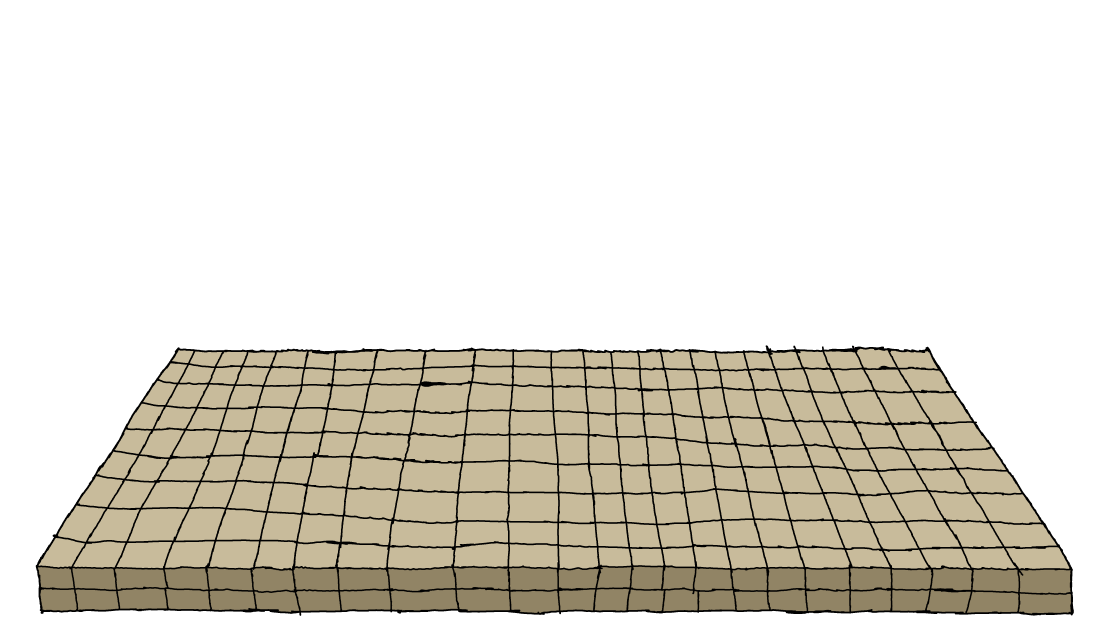
#> input picture assets-v2/beatemup-dungeon/coconut-elevador-01.png, 5525 x 3129 px, found by its file name (shown at 1/5 size)
$ python build-beat-elevador-defs.py
#> lines starting #> are read from the running program, lines starting #| are printed output that depends on the picture
#!/usr/bin/env python3
"""Cut the bookcase's ELEVATOR out of its three hand-drawn masters.

WHAT IT IS. The lift in level 3, the switchback climb of the comic-book
bookcase. It replaces the drawn trapezoid placeholder that shipped in
src/level3.js (`_drawSlab`) -- a slab in the belt's perspective, drawn rather
than illustrated, written to be thrown away the moment the real art arrived.
This is that art.

⚠️ THE THREE FILES ARE A BOIL, NOT AN ANIMATION WITH POSES. They are the same
platform drawn three times; nothing in them moves except the hand. So:

  * THEY ARE CROPPED TO ONE SHARED RECT, the union of all three, and they share
    ONE ANCHOR. Cropping each to its own bbox, or re-centring each on its own
    front edge, would cancel exactly the wobble the three drawings exist to
    produce -- the frames would line up perfectly and the boil would vanish.
    They were drawn in register in one 5525x3129 canvas; keep them there.
  * FRAME 0 IS `coconut-elevador-01` AND THAT MATTERS. A parked lift shows frame
    0 only and does not boil; the cycle runs while it is rising. So the source
    ORDER is load-bearing and not just a list. See level3.js `_liftFrame`.

⚠️ EACH MASTER CARRIES ONE STRAY 4px SPECK, at a different x in each file (3830,
4275, 1400) and a few px above the slab. A plain `getbbox()` takes them and the
crop gains ~10px of empty band at the top -- which lands directly on the anchor,
because the anchor is measured down from the crop. So rows and columns are kept
on the SPAN of their ink, not on whether they have any: under 20% of the widest
row is not part of a platform. Same speck-band trap the character cutter hit.

THE ANATOMY IS MEASURED, NOT DECLARED, and this is the point of the tool. The
placeholder carried the perspective as config (`backRatio`, `depthRel`,
`thickPx`) because a drawn trapezoid has to be told its shape. An illustrated one
already HAS a shape, so the numbers come out of the alpha and go in the JSON:

  frontW    the widest span -- the near lip, and the slab's nominal width
  backW     the span at the far edge; frontW/backW IS the drawn convergence
  topDepth  far edge down to the lip: the top face, what he stands on
  thick     the lip down to the bottom: the front face, what makes it a slab

level3.js sizes the whole thing off ONE knob (`CONFIG.LEVEL3.platform.widthPx`,
the drawn width of the near lip) and takes every other proportion from here, so
the drawing is never reshaped to fit a number -- the number picks a size and the
art keeps its own geometry.

THE ANCHOR IS THE FRONT LIP'S CENTRE, not bottom-centre like the mounds. The
belt puts a z at `topY + z`, and the lift's z is where its NEAR EDGE meets the
floor; the front face hangs below that line the way a fighter's body hangs above
it. Anchoring on the bottom of the image would sink it by the thickness.

Output (assets-v2/beatemup-dungeon/):
  elevador-game.png      packed atlas, three frames in a column
  elevador-sprites.json  { scale, frontW, backW, topDepth, thick, ax, ay, frames }
"""
import json
import os

import numpy as np
from PIL import Image

SRC = [
    'assets-v2/beatemup-dungeon/coconut-elevador-01.png',
    'assets-v2/beatemup-dungeon/coconut-elevador-02.png',
    'assets-v2/beatemup-dungeon/coconut-elevador-03.png',
]
OUT = 'assets-v2/beatemup-dungeon/elevador'
ALPHA = 40
SPECK = 0.20       # a row/col spanning under this fraction of the widest is dirt
PAD = 2

# ⚠️ A STORAGE SIZE, NOT THE DRAWN SIZE. What reaches the screen is set by
# `CONFIG.LEVEL3.platform.widthPx` and can be retuned without re-running this.
# All this has to do is be comfortably ABOVE the largest width that will ever be
# asked for, so the game only ever scales the atlas DOWN: 0.22 puts the near lip
# at ~1140px against a 1280 canvas, which is wider than the screen. The masters
# are 5525px, so even this is a 4.5x downscale and nothing is ever stretched.
SCALE = 0.22


def spans(mask):
    """Per-row ink span (max x - min x), 0 for empty rows."""
    out = np.zeros(mask.shape[0], dtype=int)
    for i, row in enumerate(mask):
        xs = np.nonzero(row)[0]
        if xs.size:
            out[i] = xs.max() - xs.min() + 1
    return out


def body(mask):
    """The slab's rect, with the stray specks left outside it. See the header."""
    rs = spans(mask)
    keep = np.nonzero(rs > SPECK * rs.max())[0]
    y0, y1 = int(keep.min()), int(keep.max())
    cols = np.nonzero(mask[y0:y1 + 1].any(axis=0))[0]
    return y0, y1, int(cols.min()), int(cols.max())


def main():
    masks, images = [], []
    for path in SRC:
        if not os.path.exists(path):
            raise SystemExit(f'missing {path}')
        im = Image.open(path).convert('RGBA')
#> im is the input picture: PIL image 5525x3129 RGBA; mean R, G, B, A 221, 216.3, 205, 89.1
        images.append(im)
        masks.append(np.array(im)[:, :, 3] > ALPHA)

    boxes = [body(m) for m in masks]
#> boxes = [(1737, 3077, 179, 5368), (1738, 3068, 178, 5375), (1736, 3071, 181, 5368)]
    # ONE rect for all three -- the union. See the header on the boil.
    y0 = min(b[0] for b in boxes)
#> y0 = 1736
    y1 = max(b[1] for b in boxes)
#> y1 = 3077
    x0 = min(b[2] for b in boxes)
#> x0 = 178
    x1 = max(b[3] for b in boxes)
#> x1 = 5375

    # The anatomy, averaged over the three drawings so no single wobble sets it.
    fw, bw, td, th, lipy, lipc = [], [], [], [], [], []
    for m, (by0, by1, _, _) in zip(masks, boxes):
        rs = spans(m)
        wide = rs.max()
        # The lip: the first row from the top that reaches the full width. Below
        # it the span stops growing, which is the front face.
        lip = int(np.nonzero(rs >= 0.995 * wide)[0].min())
        # ⚠️ `backW` IS READ JUST BELOW THE FAR EDGE, NOT ON IT. The top row is
        # where a hand-drawn line is raggedest and it disagrees wildly between
        # the three: 3753, 3459 and 2884px, which averages to a convergence of
        # 0.649 for a slab that plainly draws about 0.73. Two per cent down the
        # top face they read 3778 / 3774 / 3781 -- the same edge, measured off
        # its own fray.
        back = np.nonzero(m[by0 + max(1, int(0.02 * (lip - by0)))])[0]
        front = np.nonzero(m[lip])[0]
        fw.append(wide)
        bw.append(back.max() - back.min() + 1)
        td.append(lip - by0)
        th.append(by1 - lip)
        lipy.append(lip)
        lipc.append((front.min() + front.max()) / 2.0)
#> this loop made 3 passes
#> (by0, by1, wide, lip) on passes 1 to 3: (1737, 3077, 5182, 2811), (1738, 3068, 5184, 2815), (1736, 3071, 5180, 2818)
#> after the loop, bw = [3782, 3771, 3780]; fw = [5182, 5184, 5180]; lipc = [2767, 2767.5, 2764]; lipy = [2811, 2815, 2818]; td = [1074, 1077, 1082]; th = [266, 253, 253]

    def s(v):
        return float(np.mean(v)) * SCALE

    tiles = []
    for im in images:
        t = im.crop((x0, y0, x1 + 1, y1 + 1))
        tiles.append(t.resize((max(1, int(round(t.width * SCALE))),
                               max(1, int(round(t.height * SCALE)))),
                              Image.LANCZOS))
#> this loop made 3 passes
#> pass 1, in main, `t = im.crop((x0, y0, x1 + 1, y1 + 1))`:
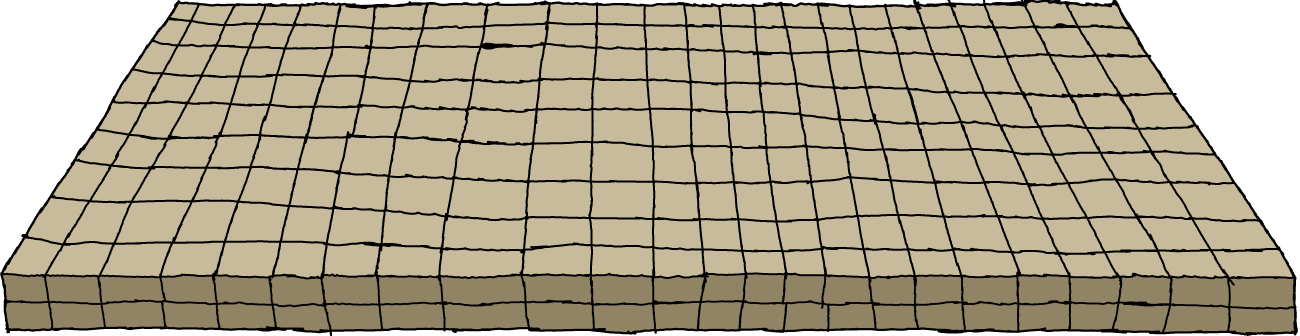
#> t: PIL image 5198x1342 RGBA (shown at 1/4 size); mean R, G, B, A 171, 159.6, 131.8, 220.7; transparent parts drawn white
#> pass 2, in main, `t = im.crop((x0, y0, x1 + 1, y1 + 1))`:
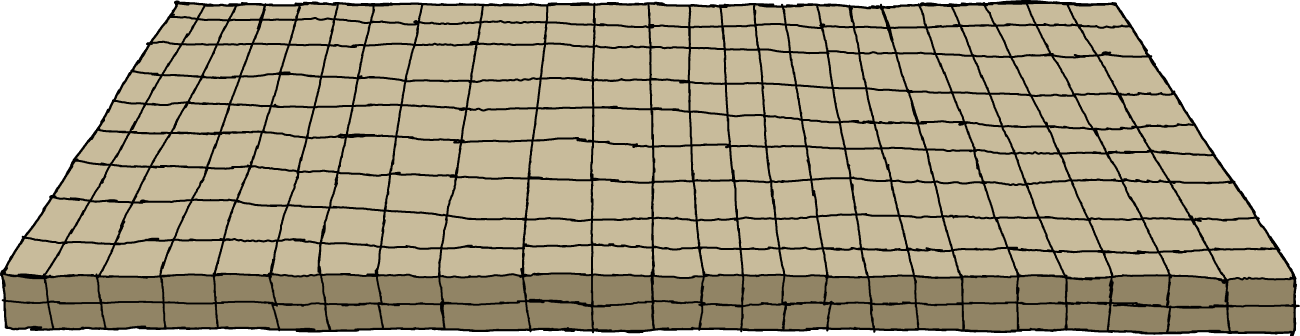
#> t: PIL image 5198x1342 RGBA (shown at 1/4 size); mean R, G, B, A 171, 159.6, 131.8, 220.3; transparent parts drawn white
#> pass 3, in main, `t = im.crop((x0, y0, x1 + 1, y1 + 1))`:
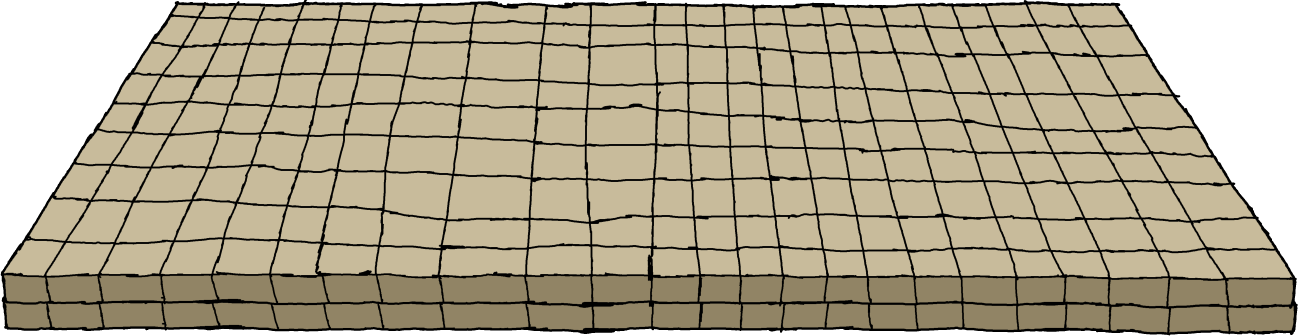
#> t: PIL image 5198x1342 RGBA (shown at 1/4 size); mean R, G, B, A 171.8, 160.6, 132.3, 219.8; transparent parts drawn white
#> after the loop, tiles = 3 items

    W = max(t.width for t in tiles) + PAD
#> W = 1146
    H = sum(t.height + PAD for t in tiles)
#> H = 891
    atlas = Image.new('RGBA', (W, H), (0, 0, 0, 0))
#> atlas: PIL image 1146x891 RGBA; every value is 0
    frames, y = [], 0
    for t in tiles:
        atlas.paste(t, (0, y))
        frames.append({'x': 0, 'y': y, 'w': t.width, 'h': t.height})
        y += t.height + PAD
#> this loop made 3 passes
#> y on passes 1 to 3: 297, 594, 891
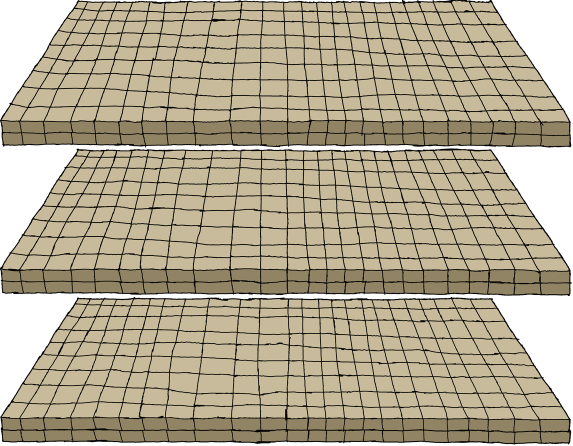
#> atlas: PIL image 1146x891 RGBA (shown at 1/2 size); mean R, G, B, A 142.7, 132.9, 109, 218.4; transparent parts drawn white
#> after the loop, frames = 3 items; y = 891

    defs = {
        'scale': SCALE,
        'frontW': round(s(fw), 1),
        'backW': round(s(bw), 1),
        'topDepth': round(s(td), 1),
        'thick': round(s(th), 1),
        # Shared by all three frames, in crop coords: the front lip's centre.
        'ax': round((float(np.mean(lipc)) - x0) * SCALE, 1),
        'ay': round((float(np.mean(lipy)) - y0) * SCALE, 1),
        'frames': frames,
    }
    atlas.save(OUT + '-game.png')
    with open(OUT + '-sprites.json', 'w') as fh:
        json.dump(defs, fh, indent=1)

    print(f'{OUT}-game.png  {atlas.size[0]}x{atlas.size[1]}  {len(frames)} frames, '
          f'{os.path.getsize(OUT + "-game.png") / 1024:.0f} KB')
#| assets-v2/beatemup-dungeon/elevador-game.png  1146x891  3 frames, 729 KB
    print(f'  crop      {x1 - x0 + 1}x{y1 - y0 + 1} of the master, shared by all three')
#|   crop      5198x1342 of the master, shared by all three
    print(f'  frontW    {defs["frontW"]}   backW {defs["backW"]}'
          f'   (convergence {defs["backW"] / defs["frontW"]:.3f})')
#|   frontW    1140.0   backW 831.1   (convergence 0.729)
    print(f'  topDepth  {defs["topDepth"]}   thick {defs["thick"]}')
#|   topDepth  237.1   thick 56.6
    print(f'  anchor    {defs["ax"]}, {defs["ay"]}  (front lip centre)')
#|   anchor    569.4, 237.3  (front lip centre)
    print(f'  at widthPx W the top face is {defs["topDepth"] / defs["frontW"]:.4f} x W deep')
#|   at widthPx W the top face is 0.2080 x W deep


if __name__ == '__main__':
    main()
